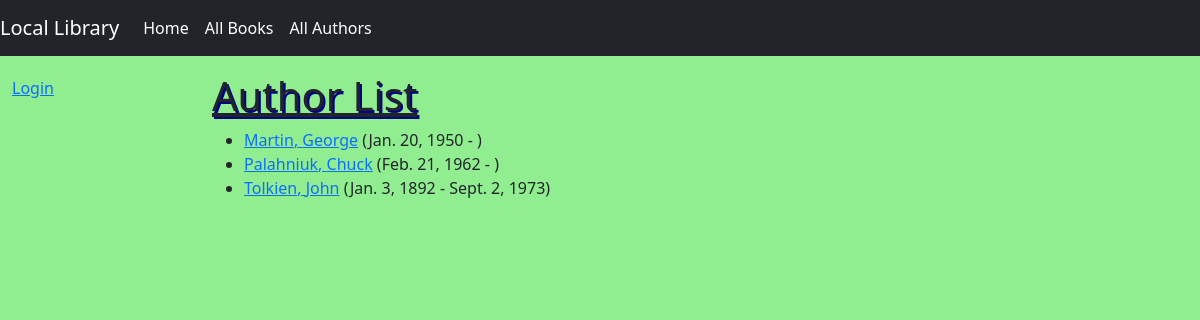
Screenshot of /catalog/authors/ with the database file from the repository.
### catalog/models.py (models this page shows, shortened)
class Author(models.Model):
    first_name = models.CharField(max_length=100)
    last_name = models.CharField(max_length=100)
    date_of_birth = models.DateField(null=True, blank=True)
    date_of_death = models.DateField('died', null=True, blank=True)
    class Meta:
        ordering = ['last_name', 'first_name']
    def get_absolute_url(self):
        return reverse('author-detail', args=[str(self.id)])

### catalog/views.py (the view)
# urls.py: path('authors/', views.AuthorListView.as_view(), name='authors'),
class AuthorListView(generic.ListView):
    model = Author
    paginate_by = 10

### catalog/templates/catalog/author_list.html
{% extends "base_generic.html" %}
{% block content %}
  <h1>Author List</h1>
  {% if author_list %}
    <ul>
      {% for author in author_list %}
      <li>
        <a href="{{ author.get_absolute_url }}">{{ author.last_name }}, {{author.first_name}}</a>
        ({{author.date_of_birth}} -
        {% if author.date_of_death is null %}
            )
        {% else %}
            {{author.date_of_death}})
        {% endif %}
      </li>
      {% endfor %}
    </ul>
  {% else %}
    <p>There are no authors.</p>
  {% endif %}
{% endblock %}

### catalog/static/css/styles.css (style rules this page uses)
body { background-color: lightgreen; }
h1 { text-shadow: 2px 2px darkblue; text-decoration: underline; }

### rows the page displays
Author: last_name "Martin", first_name "George", date_of_birth "Jan. 20, 1950"
Author: last_name "Palahniuk", first_name "Chuck", date_of_birth "Feb. 21, 1962"
Author: last_name "Tolkien", first_name "John", date_of_birth "Jan. 3, 1892", date_of_death "Sept. 2, 1973"
